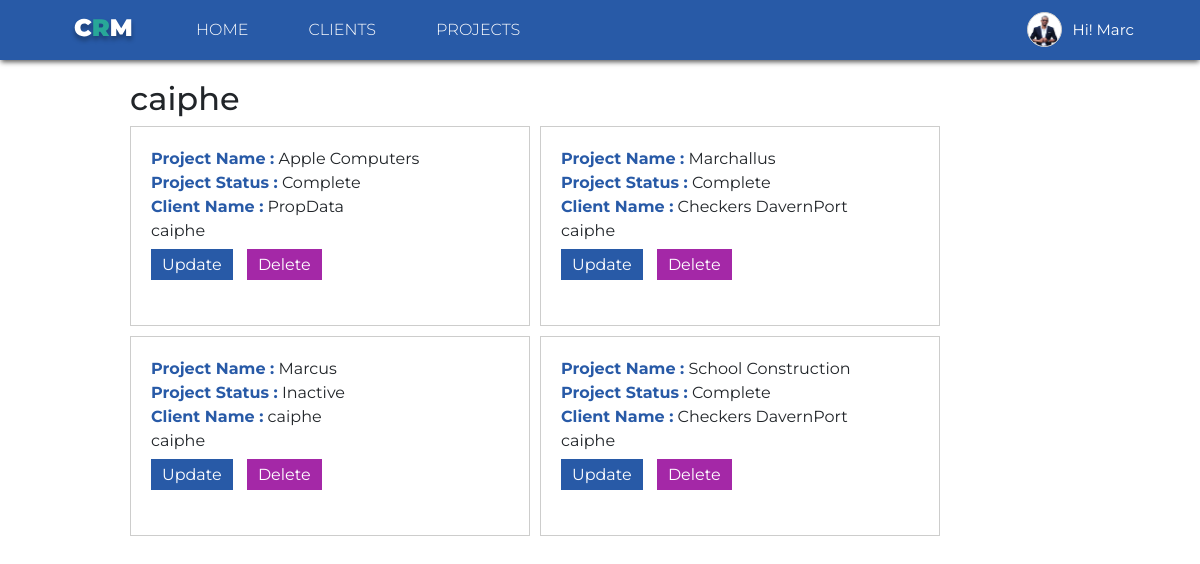
/clients/5/ (signed in), run on the app's committed database.
### users/models.py (models this page shows, shortened)
class Profile(models.Model):
    user = models.OneToOneField(User, on_delete=models.CASCADE)
    image = models.ImageField(default="default.png", upload_to="profile_pics")
    ''' Here I'm overridng the save method of the profile image,
    and resizing the images if it is greater the 300 in height and width
    To avoid having huge images in our system
    '''
    def save(self, *args, **kwargs):
        super().save(*args, **kwargs)
        img = Image.open(self.image.path)
        if img.height > 330 or img.width > 330:
            output_size = (330, 330)
            img.thumbnail(output_size)
            img.save(self.image.path)

### our_clients/models.py (models this page shows, shortened)
class Clients(models.Model):
    client_name = models.CharField(max_length=100)
    contact_person = models.CharField(max_length=100)
    contact_number = models.CharField(max_length=100)
    date_posted = models.DateTimeField(default=timezone.now)
    def __str__(self):
        return self.client_name

class Projects(models.Model):
    PEOJECT_STATUS_CHOICE = (
        ('', 'Select Status'),
        ('Active', 'Active'),
        ('Inactive', 'Inactive'),
        ('Complete', 'Complete'),
    )
    project_name = models.CharField(max_length=255)
    project_status = models.CharField(
        max_length=100, choices=PEOJECT_STATUS_CHOICE)
    client_name = models.ForeignKey(Clients, on_delete=models.CASCADE)

### our_clients/views.py (the view)
# urls.py: path('clients/<int:pk>/', ClientsDetailView.as_view(), name="client-detail"),
class ClientsDetailView(DetailView):
    model = Clients
    template_name = 'our_clients/client_detail.html'
    def get_context_data(self, **kwards):
        context = super(ClientsDetailView, self).get_context_data(**kwards)
        context['project_list'] = Projects.objects.all().order_by(
            'project_name')
        return context

### our_clients/templates/our_clients/client_detail.html
{% extends 'our_clients/base.html' %}
{% block content %}
<div class="logged-projects">
    <h2 class="form-heading">{{ object.client_name }} </h2>
    <div class="logged-container">
        {% for project in project_list %}
        <div class="each-project-container">
            <div class="inner-each-project">
                <span class="project_details_bold"> Project Name :</span>
                <span class="project_detail">{{ project.project_name }}</span>
            </div>
            <div class="inner-each-project">
                <span class="project_details_bold"> Project Status :</span>
                <span class="project_detail">{{ project.project_status }}</span>
            </div>
            <div class="inner-each-project">
                <span class="project_details_bold"> Client Name :</span>
                <span class="project_detail">{{ project.client_name }}</span><br>
                <span class="project_detail">{{ object.client_name }}</span>
            </div>
            <div class="action-button">
                <a href="{% url 'project-update' project.pk %}" class=" project_action update_project">Update</a>
                <a href="{% url 'project-delete' project.pk %}" class="project_action delete_project">Delete</a>
            </div>
        </div>
        {% endfor %}
    </div>
</div>
{% endblock content %}

### our_clients/templates/our_clients/base.html (shortened to what this page needs)
{% load static %}
<!DOCTYPE html>
<html lang="en">
    <head>
        <link href="https://unpkg.com/aos@2.3.1/dist/aos.css" rel="stylesheet">
        <link rel="stylesheet" href="{% static '/our_clients/css/custom.css' %}">
        <link rel="stylesheet" href="https://stackpath.bootstrapcdn.com/bootstrap/4.3.1/css/bootstrap.min.css">
    </head>
    <body>
        <header>
            <div class="header-container">
                <div class="menu-container">
                    <ul class="left-menu">
                        <li>
                            <a href="{% url 'home-page' %}">
                                <img src="/static/our_clients/img/crm_logo.svg" />
                            </a>
                        </li>
                        <li><a href="{% url 'home-page' %}">Home</a></li>
                        <li><a href="{% url 'clients' %}">Clients</a></li>
                        <li><a href="{% url 'projects-list' %}">Projects</a></li>
                    </ul>
                    <ul class="menu-list">
                        {% if user.is_authenticated %}
                        <div class="dropdown">
                            <button class="dropbtn">
                                <div class="users-det">
                                    <img class="profile-image" src="{{ user.profile.image.url }}" />
                                    <span class="user_name"> Hi! {{ user.username|title }}</span>
                                </div>
                            </button>
                        </div>
                        {% else %}
                        <li><a href="{% url 'sign-up' %}">Sign Up</a></li>
                        <li><a class="signin-btn" href="{% url 'sign-in' %}">Sign In</a></li>
                        {% endif %}
                    </ul>
                </div>
            </div>
        </header>
        <div class="content-main-grid">
            {% block content %}
            {% endblock content %}
        </div>
    </body>
    {% block js %}
    <link rel="stylesheet" type="text/css"
        href="https://cdn.datatables.net/v/dt/jszip-2.5.0/dt-1.10.18/af-2.3.0/b-1.5.2/b-colvis-1.5.2/b-flash-1.5.2/b-html5-1.5.2/b-print-1.5.2/cr-1.5.0/fh-3.1.4/r-2.2.2/datatables.min.css" />
    {% endblock js %}
</html>

### our_clients/static/our_clients/css/custom.css (style rules this page uses)
* { padding: 0px; margin: 0px; font-family: 'Montserrat', sans-serif; }
body { position: relative; width: 100%; background: #F4F4F4; }
.content-main-grid { margin: 0px auto; position: relative; }
.header-container { height: 60px; width: 100%; background: #285AA7; box-shadow: 0px 3px 5px -1px rgba(0, 0, 0, 0.66); -moz-box-shadow: 0px 3px 5px -1px rgba(0, 0, 0, 0.66); -webkit-box-shadow: 0px 3px 5px -1px rgba(0, 0, 0, 0.66); -o-box-shadow: 0px 3px 5px -1px rgba(0, 0, 0, 0.66); position: relative; z-index: 9999; }
.header-container .menu-container { position: relative; margin-left: 40px; margin-right: 50px; height: 60px; }
.header-container .menu-container .menu-list, .header-container .menu-container .left-menu { margin: 0; text-align: right; position: absolute; right: 0; background: transparent; }
.header-container .menu-container .menu-list li, .header-container .menu-container .left-menu li { list-style: none; float: left; background: transparent; padding-top: 18px; padding-left: 2px; padding-right: 2px; }
.header-container .menu-container .menu-list li a, .header-container .menu-container .left-menu li a { padding: 10px 28px; background: transparent; color: #fff; font-family: 'Montserrat', sans-serif; font-style: normal; font-weight: 300; font-size: 16px; line-height: 20px; text-transform: uppercase; text-decoration: none; outline: none; cursor: pointer; transition: all 0.4s ease-in-out; -moz-transition: all 0.4s ease-in-out; -o-transition: all 0.4s ease-in-out; -webkit-transition: all 0.4s ease-in-out; }
.header-container .menu-container .left-menu { left: 0; }
.dropbtn { color: white; padding: 16px; font-size: 15px; border: none; background: transparent; height: 40px; }
.dropbtn .users-det { display: -webkit-flex; display: -ms-flexbox; display: -ms-flex; display: flex; }
.dropbtn .users-det .profile-image { width: 35px; height: 35px; border-radius: 50%; border: solid 1px #cdcdcd; background: #ffffff; margin-right: 10px; margin-top: -4px; }
.dropdown { position: relative; display: inline-block; }
.dropdown .user_name { margin-top: 3px; }
.each-project-container { padding-bottom: 10px; border-bottom: solid 1px #cdcdcc; padding-top: 10px; }
.each-project-container .inner-each-project .project_details_bold { font-weight: bold; color: #285AA7; }
.each-project-container .action-button { margin-top: 10px; margin-bottom: 10px; color: #fff; }
.each-project-container .project_action { padding: 5px 10px; color: #fff; text-decoration: none; border: solid 1px transparent; transition: all 0.3s ease-in-out; -moz-transition: all 0.3s ease-in-out; -o-transition: all 0.3s ease-in-out; -webkit-transition: all 0.3s ease-in-out; }
.each-project-container .update_project { background: #285AA7; margin-right: 10px; }
.each-project-container .delete_project { background: #A428A7; }
.logged-projects { position: relative; width: 940px; margin: 20px auto; }
.logged-projects .logged-container { position: relative; }
.logged-projects .logged-container .each-project-container { float: left; width: 400px; min-height: 200px; border: solid 1px #cdcdcc; padding: 20px; box-sizing: border-box; margin-right: 10px; margin-bottom: 10px; }

### data on the page
Clients: client_name "caiphe"
Projects: project_name "Apple Computers", project_status "Complete", client_name "PropData"
Projects: project_name "Marchallus", project_status "Complete", client_name "Checkers DavernPort"
Projects: project_name "Marcus", project_status "Inactive", client_name "caiphe"
Projects: project_name "School Construction", project_status "Complete", client_name "Checkers DavernPort"

### other printed values
{{ user.username|title }} "Marc"
